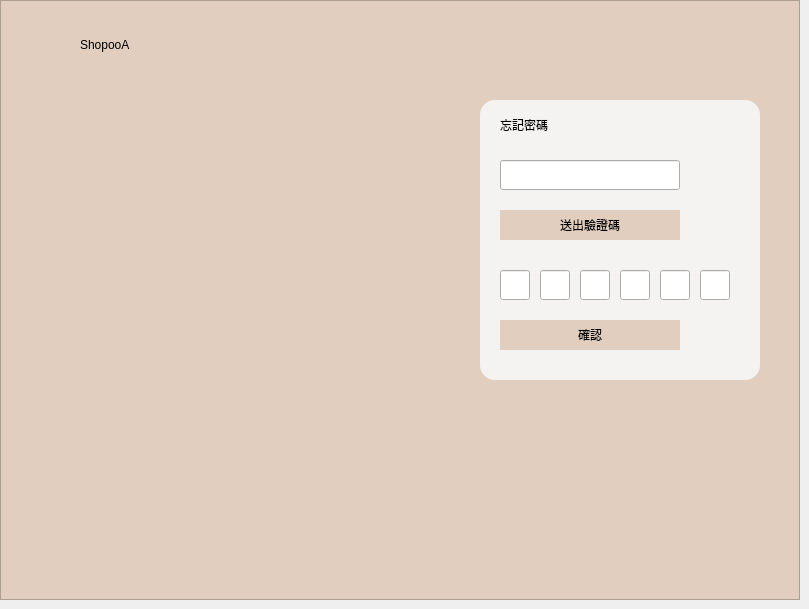
    <widget class="QWidget" name="ForgetPassword">
     <property name="enabled">
      <bool>true</bool>
     </property>
     <widget class="QLabel" name="label_11">
      <property name="geometry">
       <rect>
        <x>120</x>
        <y>110</y>
        <width>150</width>
        <height>150</height>
       </rect>
      </property>
      <property name="styleSheet">
       <string notr="true">image: url(:/images/store.png);</string>
      </property>
      <property name="text">
       <string/>
      </property>
     </widget>
     <widget class="QLabel" name="label_12">
      <property name="geometry">
       <rect>
        <x>20</x>
        <y>20</y>
        <width>50</width>
        <height>50</height>
       </rect>
      </property>
      <property name="styleSheet">
       <string notr="true">image: url(:/images/store.png);</string>
      </property>
      <property name="text">
       <string/>
      </property>
     </widget>
     <widget class="QGraphicsView" name="graphicsView_7">
      <property name="geometry">
       <rect>
        <x>0</x>
        <y>0</y>
        <width>800</width>
        <height>600</height>
       </rect>
      </property>
      <property name="mouseTracking">
       <bool>false</bool>
      </property>
      <property name="styleSheet">
       <string notr="true">background-color: rgb(225, 206, 190);
</string>
      </property>
     </widget>
     <widget class="QLabel" name="label_13">
      <property name="geometry">
       <rect>
        <x>80</x>
        <y>30</y>
        <width>120</width>
        <height>30</height>
       </rect>
      </property>
      <property name="styleSheet">
       <string notr="true">font: 700 14pt &quot;Microsoft JhengHei UI&quot;;</string>
      </property>
      <property name="text">
       <string>ShopooA</string>
      </property>
     </widget>
     <widget class="QGraphicsView" name="graphicsView_8">
      <property name="geometry">
       <rect>
        <x>480</x>
        <y>100</y>
        <width>280</width>
        <height>280</height>
       </rect>
      </property>
      <property name="styleSheet">
       <string notr="true">border-radius:15px;
background-color: rgba(245, 245, 245,240);</string>
      </property>
     </widget>
     <widget class="QLineEdit" name="lineEdit_6">
      <property name="geometry">
       <rect>
        <x>500</x>
        <y>160</y>
        <width>180</width>
        <height>30</height>
       </rect>
      </property>
     </widget>
     <widget class="QLabel" name="label_14">
      <property name="geometry">
       <rect>
        <x>500</x>
        <y>110</y>
        <width>70</width>
        <height>30</height>
       </rect>
      </property>
      <property name="styleSheet">
       <string notr="true">font: 700 12pt &quot;Microsoft JhengHei UI&quot;;</string>
      </property>
      <property name="text">
       <string>忘記密碼</string>
      </property>
     </widget>
     <widget class="QPushButton" name="pushButton_7">
      <property name="geometry">
       <rect>
        <x>500</x>
        <y>210</y>
        <width>180</width>
        <height>30</height>
       </rect>
      </property>
      <property name="cursor">
       <cursorShape>PointingHandCursor</cursorShape>
      </property>
      <property name="styleSheet">
       <string notr="true">font: 700 10pt &quot;Microsoft JhengHei UI&quot;;
background-color: rgb(225, 206, 190);
border-style:none</string>
      </property>
      <property name="text">
       <string>送出驗證碼</string>
      </property>
     </widget>
     <widget class="QLineEdit" name="cheak1">
      <property name="geometry">
       <rect>
        <x>500</x>
        <y>270</y>
        <width>30</width>
        <height>30</height>
       </rect>
      </property>
     </widget>
     <widget class="QLineEdit" name="cheak2">
      <property name="geometry">
       <rect>
        <x>540</x>
        <y>270</y>
        <width>30</width>
        <height>30</height>
       </rect>
      </property>
     </widget>
     <widget class="QLineEdit" name="cheak3">
      <property name="geometry">
       <rect>
        <x>580</x>
        <y>270</y>
        <width>30</width>
        <height>30</height>
       </rect>
      </property>
     </widget>
     <widget class="QLineEdit" name="cheak4">
      <property name="geometry">
       <rect>
        <x>620</x>
        <y>270</y>
        <width>30</width>
        <height>30</height>
       </rect>
      </property>
     </widget>
     <widget class="QLineEdit" name="cheak5">
      <property name="geometry">
       <rect>
        <x>660</x>
        <y>270</y>
        <width>30</width>
        <height>30</height>
       </rect>
      </property>
     </widget>
     <widget class="QLineEdit" name="cheak6">
      <property name="geometry">
       <rect>
        <x>700</x>
        <y>270</y>
        <width>30</width>
        <height>30</height>
       </rect>
      </property>
     </widget>
     <widget class="QPushButton" name="pushButton_8">
      <property name="geometry">
       <rect>
        <x>500</x>
        <y>320</y>
        <width>180</width>
        <height>30</height>
       </rect>
      </property>
      <property name="cursor">
       <cursorShape>PointingHandCursor</cursorShape>
      </property>
      <property name="styleSheet">
       <string notr="true">font: 700 10pt &quot;Microsoft JhengHei UI&quot;;
background-color: rgb(225, 206, 190);
border-style:none</string>
      </property>
      <property name="text">
       <string>確認</string>
      </property>
     </widget>
     <widget class="QPushButton" name="resentcheakcode">
      <property name="geometry">
       <rect>
        <x>680</x>
        <y>220</y>
        <width>80</width>
        <height>24</height>
       </rect>
      </property>
      <property name="styleSheet">
       <string notr="true">font: 7.5pt &quot;Microsoft JhengHei UI&quot;;
text-decoration: underline;
border:none</string>
      </property>
      <property name="text">
       <string/>
      </property>
     </widget>
     <widget class="QLabel" name="label_27">
      <property name="geometry">
       <rect>
        <x>35</x>
        <y>450</y>
        <width>80</width>
        <height>80</height>
       </rect>
      </property>
      <property name="styleSheet">
       <string notr="true">image: url(:/images/store2.png);</string>
      </property>
      <property name="text">
       <string/>
      </property>
     </widget>
     <widget class="QLabel" name="label_28">
      <property name="geometry">
       <rect>
        <x>235</x>
        <y>450</y>
        <width>80</width>
        <height>80</height>
       </rect>
      </property>
      <property name="styleSheet">
       <string notr="true">image: url(:/images/gift.png);</string>
      </property>
      <property name="text">
       <string/>
      </property>
     </widget>
     <widget class="QLabel" name="label_29">
      <property name="geometry">
       <rect>
        <x>340</x>
        <y>455</y>
        <width>80</width>
        <height>80</height>
       </rect>
      </property>
      <property name="styleSheet">
       <string notr="true">image: url(:/images/logistic.png);</string>
      </property>
      <property name="text">
       <string/>
      </property>
     </widget>
     <widget class="QLabel" name="label_30">
      <property name="geometry">
       <rect>
        <x>130</x>
        <y>450</y>
        <width>80</width>
        <height>80</height>
       </rect>
      </property>
      <property name="styleSheet">
       <string notr="true">image: url(:/images/shoppingcar.png);</string>
      </property>
      <property name="text">
       <string/>
      </property>
     </widget>
     <zorder>graphicsView_7</zorder>
     <zorder>label_11</zorder>
     <zorder>label_12</zorder>
     <zorder>label_13</zorder>
     <zorder>graphicsView_8</zorder>
     <zorder>lineEdit_6</zorder>
     <zorder>label_14</zorder>
     <zorder>pushButton_7</zorder>
     <zorder>cheak1</zorder>
     <zorder>cheak2</zorder>
     <zorder>cheak3</zorder>
     <zorder>cheak4</zorder>
     <zorder>cheak5</zorder>
     <zorder>cheak6</zorder>
     <zorder>pushButton_8</zorder>
     <zorder>resentcheakcode</zorder>
     <zorder>label_27</zorder>
     <zorder>label_28</zorder>
     <zorder>label_29</zorder>
     <zorder>label_30</zorder>
    </widget>
